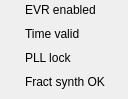
<?xml version="1.0" encoding="UTF-8"?>
<ui version="4.0">
 <class>Form</class>
 <widget class="QWidget" name="Form">
  <property name="geometry">
   <rect>
    <x>0</x>
    <y>0</y>
    <width>128</width>
    <height>99</height>
   </rect>
  </property>
  <property name="windowTitle">
   <string>Form</string>
  </property>
  <widget class="caLed" name="caled_3">
   <property name="geometry">
    <rect>
     <x>1</x>
     <y>73</y>
     <width>18</width>
     <height>18</height>
    </rect>
   </property>
   <property name="toolTip">
    <string>Is the EVR's local oscilator phase locked with the phase of the EVG's oscilator.</string>
   </property>
   <property name="rectangular">
    <bool>false</bool>
   </property>
   <property name="channel" stdset="0">
    <string notr="true">$(SYS)-$(DEVICE):CG-Sts</string>
   </property>
   <property name="falseColor">
    <color>
     <red>255</red>
     <green>0</green>
     <blue>0</blue>
    </color>
   </property>
   <property name="trueColor">
    <color>
     <red>0</red>
     <green>205</green>
     <blue>0</blue>
    </color>
   </property>
   <property name="undefinedColor">
    <color>
     <red>255</red>
     <green>255</green>
     <blue>255</blue>
    </color>
   </property>
  </widget>
  <widget class="QLabel" name="label_3">
   <property name="geometry">
    <rect>
     <x>25</x>
     <y>49</y>
     <width>105</width>
     <height>18</height>
    </rect>
   </property>
   <property name="text">
    <string>PLL lock</string>
   </property>
  </widget>
  <widget class="caLed" name="caled_4">
   <property name="geometry">
    <rect>
     <x>1</x>
     <y>25</y>
     <width>18</width>
     <height>18</height>
    </rect>
   </property>
   <property name="toolTip">
    <string>Indicates if the EVR has a current, valid timestamp.</string>
   </property>
   <property name="rectangular">
    <bool>false</bool>
   </property>
   <property name="channel" stdset="0">
    <string notr="true">$(SYS)-$(DEVICE):Time-Valid-Sts</string>
   </property>
   <property name="falseColor">
    <color>
     <red>255</red>
     <green>0</green>
     <blue>0</blue>
    </color>
   </property>
   <property name="trueColor">
    <color>
     <red>0</red>
     <green>205</green>
     <blue>0</blue>
    </color>
   </property>
   <property name="undefinedColor">
    <color>
     <red>255</red>
     <green>255</green>
     <blue>255</blue>
    </color>
   </property>
  </widget>
  <widget class="QLabel" name="label_19">
   <property name="geometry">
    <rect>
     <x>25</x>
     <y>25</y>
     <width>105</width>
     <height>18</height>
    </rect>
   </property>
   <property name="text">
    <string>Time valid</string>
   </property>
  </widget>
  <widget class="caLed" name="caled">
   <property name="geometry">
    <rect>
     <x>1</x>
     <y>1</y>
     <width>18</width>
     <height>18</height>
    </rect>
   </property>
   <property name="toolTip">
    <string>Master enable for the EVR. If not set then very little will happen.</string>
   </property>
   <property name="rectangular">
    <bool>false</bool>
   </property>
   <property name="channel" stdset="0">
    <string notr="true">$(SYS)-$(DEVICE):Ena-Sel</string>
   </property>
   <property name="falseColor">
    <color>
     <red>255</red>
     <green>0</green>
     <blue>0</blue>
    </color>
   </property>
   <property name="trueColor">
    <color>
     <red>0</red>
     <green>205</green>
     <blue>0</blue>
    </color>
   </property>
   <property name="undefinedColor">
    <color>
     <red>255</red>
     <green>255</green>
     <blue>255</blue>
    </color>
   </property>
  </widget>
  <widget class="QLabel" name="label_4">
   <property name="geometry">
    <rect>
     <x>25</x>
     <y>73</y>
     <width>105</width>
     <height>18</height>
    </rect>
   </property>
   <property name="text">
    <string>Fract synth OK</string>
   </property>
  </widget>
  <widget class="QLabel" name="label">
   <property name="geometry">
    <rect>
     <x>25</x>
     <y>1</y>
     <width>105</width>
     <height>18</height>
    </rect>
   </property>
   <property name="text">
    <string>EVR enabled</string>
   </property>
  </widget>
  <widget class="caLed" name="caled_2">
   <property name="geometry">
    <rect>
     <x>1</x>
     <y>49</y>
     <width>18</width>
     <height>18</height>
    </rect>
   </property>
   <property name="toolTip">
    <string>Is the EVR's local oscilator phase locked with the phase of the EVG's oscilator.</string>
   </property>
   <property name="rectangular">
    <bool>false</bool>
   </property>
   <property name="channel" stdset="0">
    <string notr="true">$(SYS)-$(DEVICE):Pll-Sts</string>
   </property>
   <property name="falseColor">
    <color>
     <red>255</red>
     <green>0</green>
     <blue>0</blue>
    </color>
   </property>
   <property name="trueColor">
    <color>
     <red>0</red>
     <green>205</green>
     <blue>0</blue>
    </color>
   </property>
   <property name="undefinedColor">
    <color>
     <red>255</red>
     <green>255</green>
     <blue>255</blue>
    </color>
   </property>
  </widget>
 </widget>
 <customwidgets>
  <customwidget>
   <class>caLed</class>
   <extends>QWidget</extends>
   <header>caLed</header>
  </customwidget>
 </customwidgets>
 <resources/>
 <connections/>
</ui>
